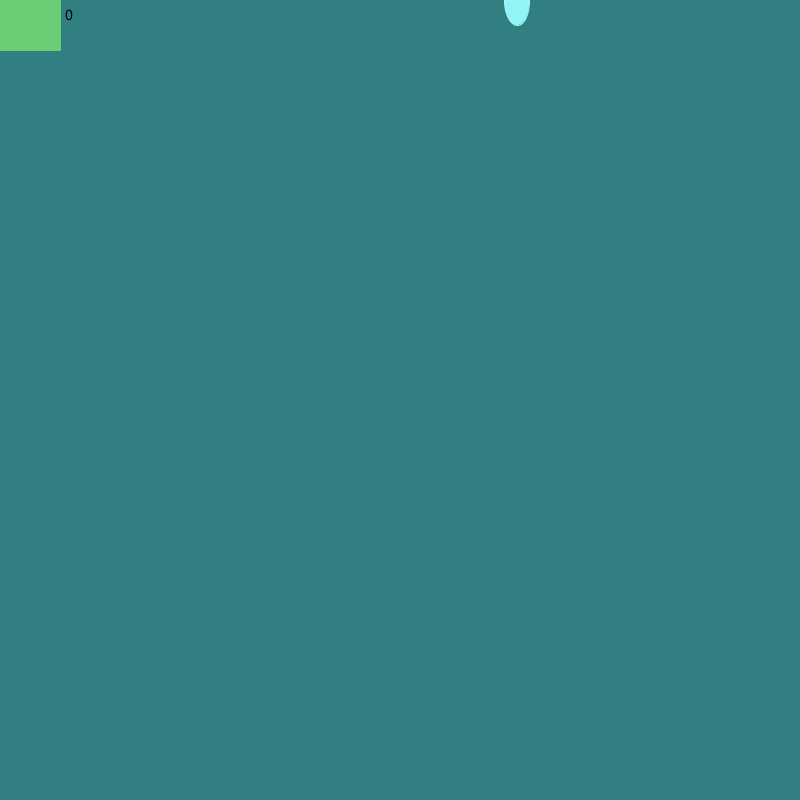
Frame 1 (no input)
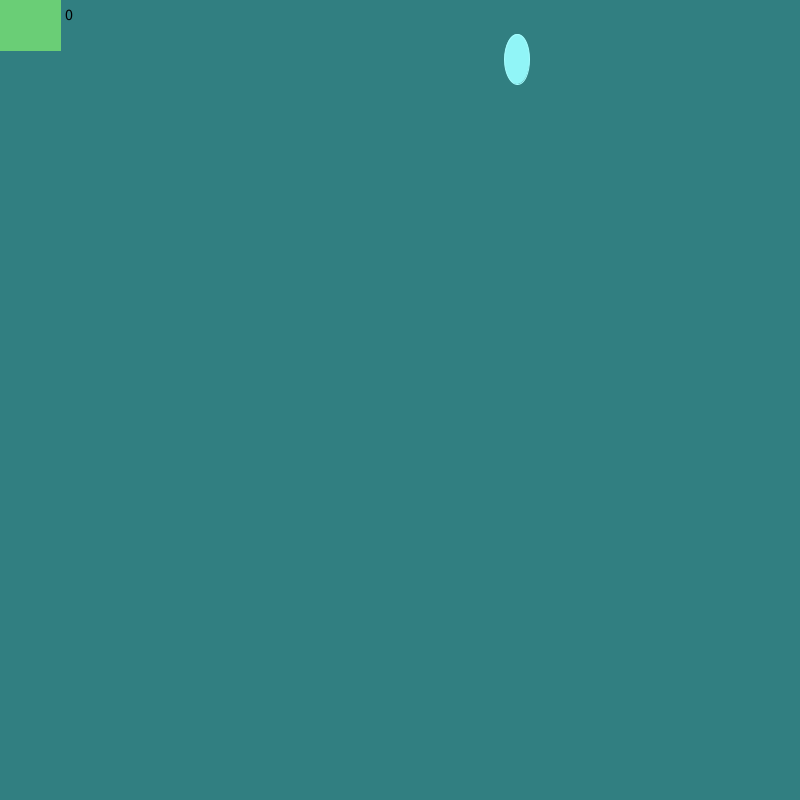
Frame 60 (the mouse pressed at the canvas centre just before this capture)
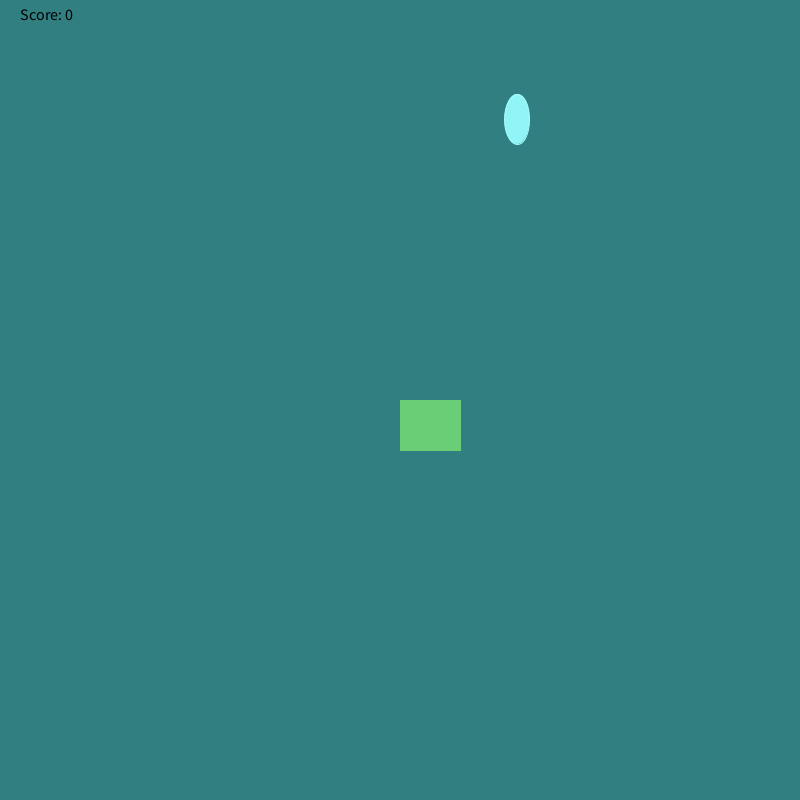
Frame 120 (the mouse held since frame 60 and released just before this capture)

The Processing sketch that drew these frames (run headless with seeded random() and noise(); from frame 60 on, the mouse is pressed at the canvas centre):

// Processing sketch: RainGame
// ── RainGame.pde
int x = int(random(800));
int y = 0;
int score = 0;
boolean touch = false;
boolean win = false;
void setup() {
  size(800, 800);

}

void draw() {
  background(#317F81);
  fill(0, 0, 0);
  textSize(16);
  text("Score: " + score, 20, 20);
  
  if (score == 20){
    win = true;
  }
  
  if (win == true){
    background(#317F81);
    text("You win!", 400, 400);
  }
  
  fill(#91F5F7);
  stroke(#A5FDFF);
  ellipse(x, y, 25, 50);
  
  fill(#6ACE76);
  stroke(#6ACE76);
  rect(mouseX, mouseY, 60, 50);
  
  if (win == false) {
  y += (score + 1);
  
  if (x > mouseX && x < mouseX + 60 && y > mouseY && y < mouseY + 50){
       touch = true;
  } else if (y >= 800 && touch == false){
    y = 0;
    score--;
    x = int(random(800));
    ellipse(x, y, 25, 50);
  }
  if (touch == true){
       touch = false;
       score++;
       y = 0;
       x = int(random(800));
       ellipse(x, y, 25, 50);
      }
  }
}
